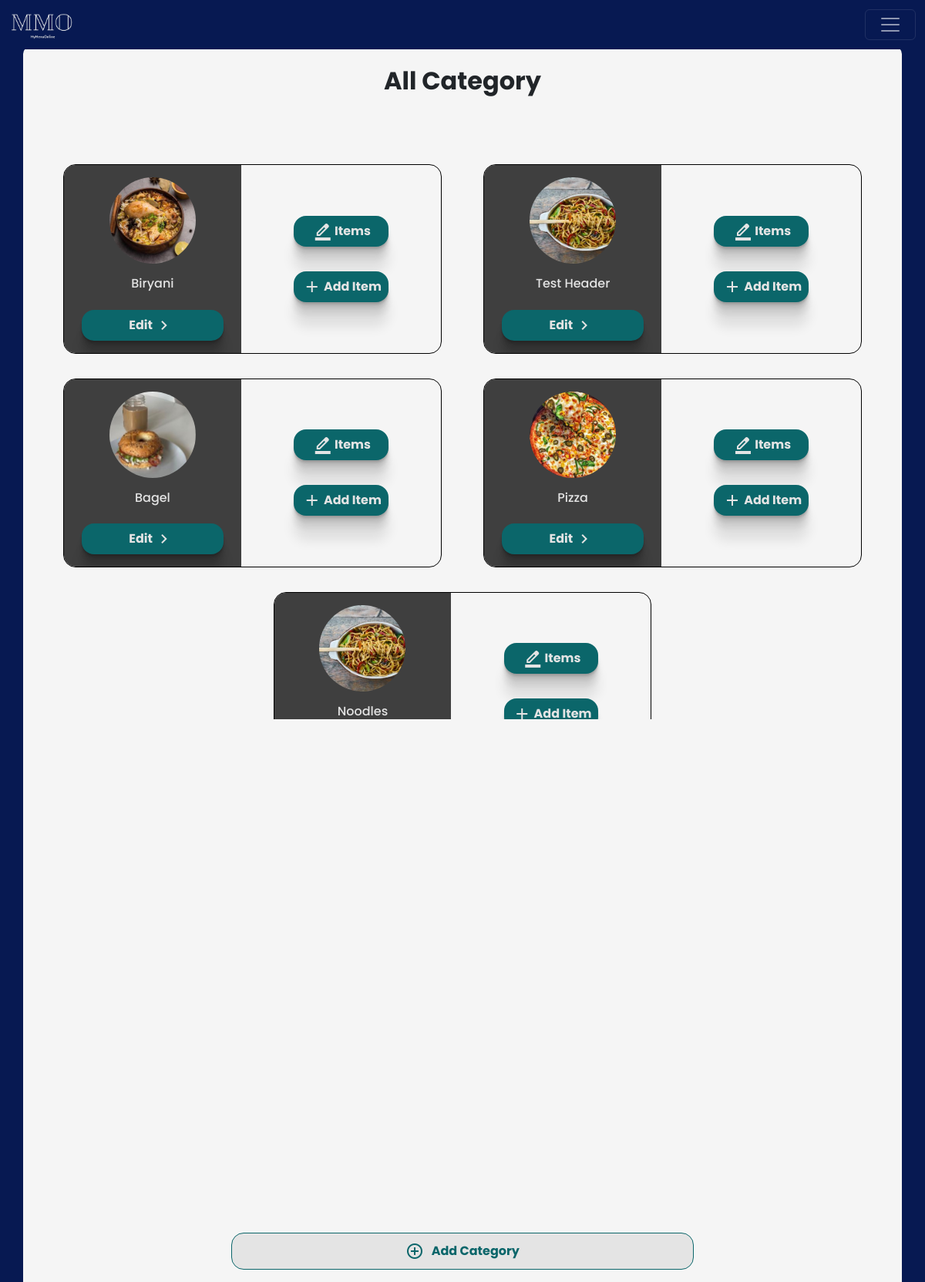
Screenshot of /client/category/ (signed in) with the database file from the repository.
### client/models.py (models this page shows, shortened)
class Header(models.Model):
    header_text = models.CharField(max_length=100)
    image = models.ImageField(upload_to='images', height_field=None, width_field=None, max_length=None, blank=True, null=True)
    menu = models.ForeignKey(Menu, on_delete=models.CASCADE, related_name='headers')
    description = models.CharField(max_length=50, blank= True, default="")

### client/views.py (the view)
# urls.py: path('category/', views.categoryList, name='categoryList'),
@login_required
@menu_creation
def categoryList(request):
    menu = Menu.objects.get(user= request.user)
    headers = Header.objects.filter(menu = menu)
    return render(request, 'client/categoryList.html', {'headers': headers})

### client/views.py (called while the page is built)
def menu_creation(view_func, verification_url="/client/menucreation/"):
    @functools.wraps(view_func)
    def wrapper(request, *args, **kwargs):
        if Menu.objects.filter(user=request.user).exists():
            return view_func(request, *args, **kwargs)
        messages.info(request, "create menu first")
        print("create menu first")
        return redirect(verification_url)
    return wrapper

### templates/client/categoryList.html (shortened to what this page needs)
{% load static %}
<!doctype html>
<html lang="en">
  <head>
    <link rel="stylesheet" href="{% static 'css/styleAdmin.css' %}">
    <link href="https://cdn.jsdelivr.net/npm/bootstrap@5.3.1/dist/css/bootstrap.min.css" rel="stylesheet">
  </head>
  <body>
    {% include 'client/navBar.html' %}
    {% if headers|length == 0 %}
    <div class="heightMax container noCategory ">
      <h1>No Category Created</h1>
      <a class="addGrayButtonBox" href="/client/category/add/ ">
          <p>Create New Category</p>
          <span class="material-symbols-outlined">add_circle</span>
      </a>
      </div>
      {% else %}
      <div class="container catListFlex setFixheight">
        <h2>All Category</h2>
        <div class="upperListCategory">
      {% for header in headers %}
          <div class="categoryListIterm">
            <div class="catListleft">
              {% if header.image  %}
              <img src="{{header.image.url}}" alt="">
              {% else %}
              <img src="{% static 'images/sadfrog.jpg' %}" alt="">
              {% endif %}
              <h6>{{header.header_text}}</h6>
              <p class="myActionButton"  onclick="parent.location.href='/client/category/{{header.id}}/'">Edit<span class="material-symbols-outlined">
                </span></p>
            </div>
            <div class="catListRight">
              <p class="myActionButton" onclick="parent.location.href='/client/items/category={{header.id}}/'"> <span class="material-symbols-outlined">
                </span>Items</p>
                <p class="myActionButton" onclick="parent.location.href='/client/items/category={{header.id}}/add/'"><span class="material-symbols-outlined">
                  </span>Add Item</p>
            </div>
          </div>
          {% endfor %}
        </div>
      </div>
      <div  onclick="parent.location.href= '/client/category/add/'" class="addCategoryButtonBlock">
          <span class="material-symbols-outlined">
          </span>
          <p>Add Category</p>
        </div>
      {% endif %}
  </body>
</html>

### static/css/styleAdmin.css (style rules this page uses)
:root { --text: #3f3f3f; --background: #e4e4e4; --primaryDark : #0B666A; --navPrimaryDark : #071952; --primary : #0B666A; --alertRed : #C70039 }
* { font-family: 'Poppins', sans-serif; scrollbar-color: var(--background); scroll-behavior: smooth; }
h1,h2,h3,h4,h5,h6 { text-transform: capitalize; }
body { color: var(--text); background-color: var(--navPrimaryDark) !important; }
.container { max-width: 1140px; z-index: 11; background-color: whitesmoke; margin: 5% 20%; padding: 0.8rem; border-radius: 10px; }
.container > h2,h1 { font-weight: bolder; text-align: center; margin: 1rem; }
::placeholder { opacity: 1; color: var(--text); }
.upperListCategory { display: flex; flex-direction: column; align-items: center; text-align: center; color: var(--text); overflow: scroll; scrollbar-color: red; scrollbar-color: var(--background); padding: 0.8rem; }
.myActionButton { margin: auto; width: 80%; color: var(--background); display: flex; justify-content: center; align-items: center; padding: 0.5rem; background-color: #0B666A; font-weight: bolder; margin: 1rem ; cursor: pointer; border-radius: 1rem; box-shadow: 0 2px 1px rgba(0,0,0,0.09), 0 4px 2px rgba(0,0,0,0.09), 0 8px 4px rgba(0,0,0,0.09), 0 16px 8px rgba(0,0,0,0.09), 0 32px 16px rgba(0,0,0,0.09); }
p> span { margin: 0 0.2rem; }
@media only screen and (min-width: 700px) { .upperListCategory { margin: 5% auto !important; } }
@media only screen and (min-width: 700px) { .container { margin-bottom: 0 !important ; } }
.upperListCategory { width: 100%; display: flex; flex-direction: row !important; flex-wrap: wrap; overflow: scroll; justify-content: space-around; height: 45vh; }
.categoryListIterm { display: flex; flex-direction: row; align-items: center; align-content: center; border: 1px solid black; width: 45%; margin: 1rem auto; border-radius: 1rem; overflow: hidden; }
.catListleft { display: flex; flex-direction: column; justify-content: center; align-content: center; align-items: center; background-color:var(--text) ; ; width: 47%; }
.catListRight { display: flex; flex-direction: column; justify-content: center; align-items: center; align-content: center; width: fit-content; margin: auto; }
.catListleft > img { height: 7rem; width: 7rem; border-radius: 50%; margin: 1rem; object-fit: cover; }
.catListleft > h6 { color: var(--background); }
.setFixheight { height: 100vh !important; }
.catListFlex { display: flex; flex-direction: column; }
.catListFlex > h2 { text-align: center; margin-bottom: 1rem; height: 2.5rem; margin: 0.5rem auto; padding: 0.3rem; }
.addCategoryButtonBlock { height: 3rem; width: fit-content; border: 1.5px solid var(--primaryDark); margin: 1rem auto; padding: 0.2rem; background-color: var(--background); color: var(--primaryDark); font-weight: bolder; display: flex; justify-content: center; margin: auto; border-radius: 1rem; position: fixed; bottom: 1rem; width: 50%; left: 25%; right: 25%; z-index: 111; }
.addCategoryButtonBlock > p,span { margin: auto 0.3rem; }

### rows the page displays
Header: image (picture), header_text "Biryani"
Header: image (picture), header_text "Test Header"
Header: image (picture), header_text "Bagel"
Header: image (picture), header_text "Pizza"
Header: image (picture), header_text "Noodles"
